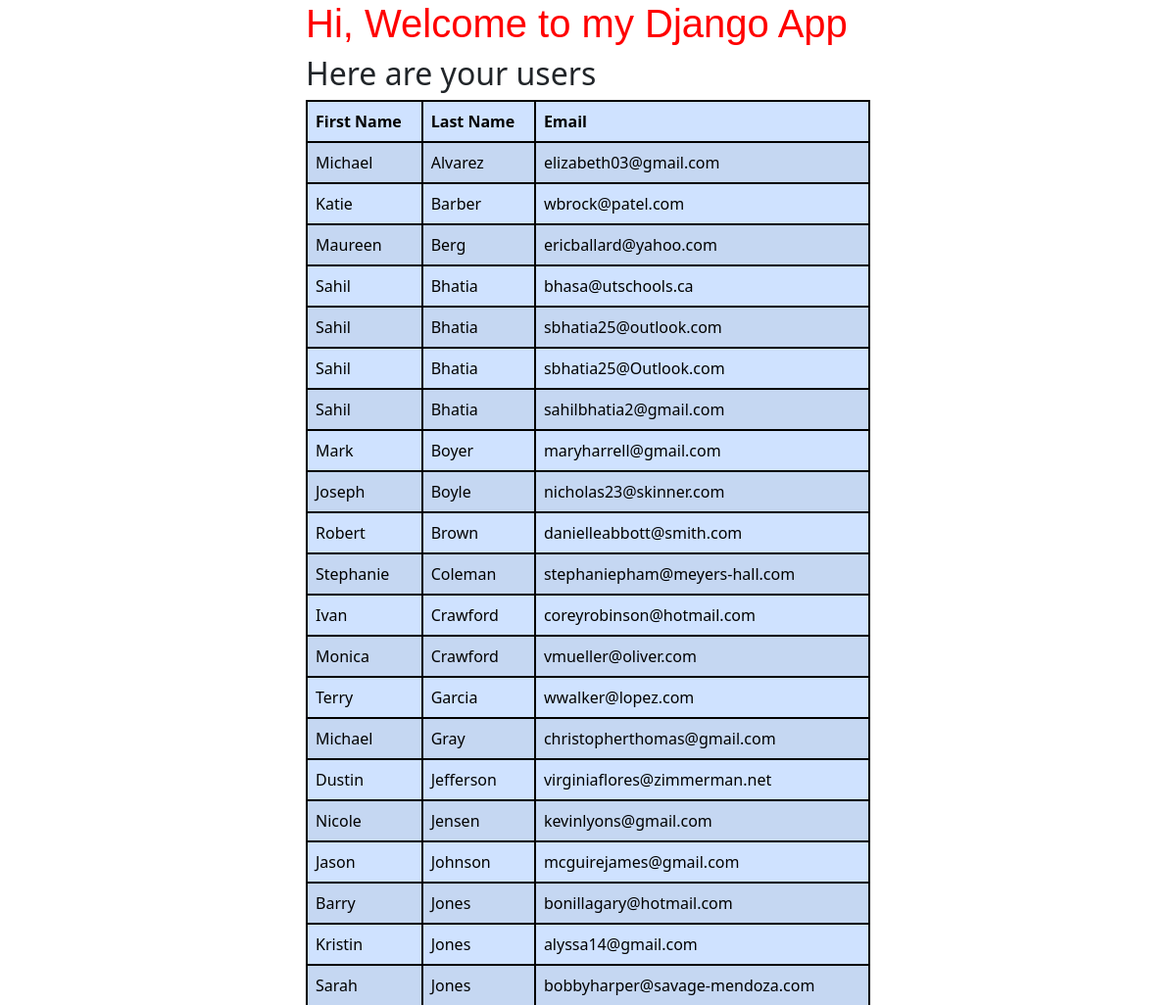
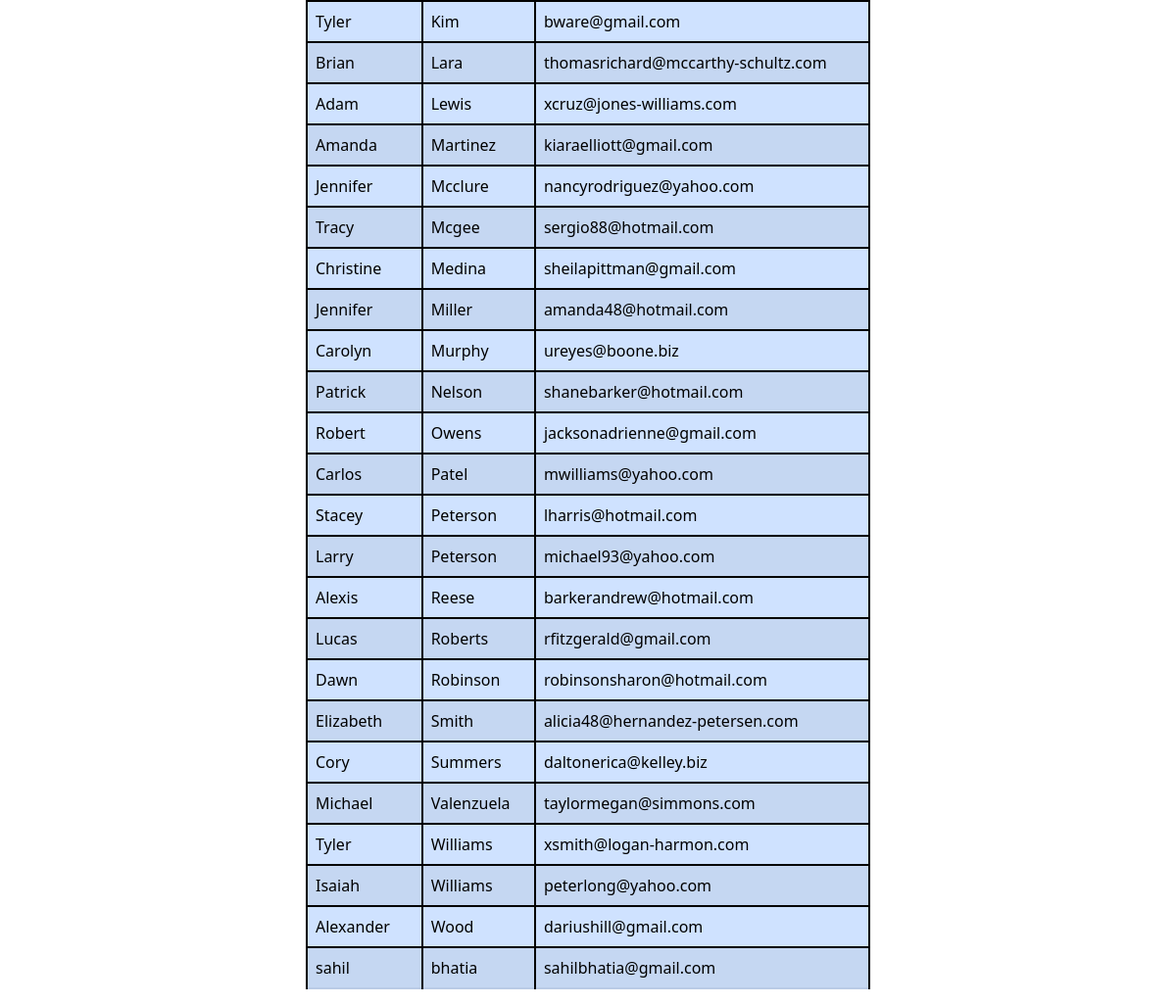
/first_app/users/, run on the app's committed database (2 pictures, top to bottom).
### first_app/models.py (models this page shows, shortened)
class User(models.Model):
    first_name = models.CharField(max_length=128)
    last_name = models.CharField(max_length=128)
    email = models.EmailField(max_length=256, unique=True)

### first_app/views.py (the view)
# urls.py: path('users/',views.users),
def users(request):
    users_list = User.objects.order_by('last_name')
    users_dict = { "users": users_list }
    return render(request, 'first_app/users.html', users_dict)

### templates/first_app/users.html (shortened to what this page needs)
<!DOCTYPE html>
{% load static %}
<html lang="en">
<head>
    <link href="https://cdn.jsdelivr.net/npm/bootstrap@5.3.0-alpha1/dist/css/bootstrap.min.css" rel="stylesheet">
    <link rel="stylesheet" href="{% static 'css/my_styles.css' %}">
</head>
</head>
<body>
    <div class="container w-50" >
    <h1>Hi, Welcome to my Django App</h1>
    <h2>Here are your users</h2>
    <div>
        {% if users %}
            <table class="table table-primary table-striped table-hover">
                <thead>
                    <th>First Name</th>
                    <th>Last Name</th>
                    <th>Email</th>
                </thead>
                {% for user in users %}
                    <tr>
                        <td>{{ user.first_name }}</td>
                        <td>{{ user.last_name }}</td>
                        <td>{{ user.email }}</td>
                    </tr>
                {% endfor %}
            </table>
        {% else %}
        <p>No users</p>
        {% endif %}
    </div>
    </div>
</body>
</html>

### static/css/my_styles.css (style rules this page uses)
h1 { color:red; font-family: Verdana, Geneva, Tahoma, sans-serif; }
table,th,td { border: 2px; border-color: black; border-style: solid; }

### data on the page
User: first_name "Michael", last_name "Alvarez", email "elizabeth03@gmail.com"
User: first_name "Katie", last_name "Barber", email "wbrock@patel.com"
User: first_name "Maureen", last_name "Berg", email "ericballard@yahoo.com"
User: first_name "Sahil", last_name "Bhatia", email "bhasa@utschools.ca"
User: first_name "Sahil", last_name "Bhatia", email "sbhatia25@outlook.com"
User: first_name "Sahil", last_name "Bhatia", email "sbhatia25@Outlook.com"
User: first_name "Sahil", last_name "Bhatia", email "sahilbhatia2@gmail.com"
User: first_name "Mark", last_name "Boyer", email "maryharrell@gmail.com"
User: first_name "Joseph", last_name "Boyle", email "nicholas23@skinner.com"
User: first_name "Robert", last_name "Brown", email "danielleabbott@smith.com"
User: first_name "Stephanie", last_name "Coleman", email "stephaniepham@meyers-hall.com"
User: first_name "Ivan", last_name "Crawford", email "coreyrobinson@hotmail.com"
User: first_name "Monica", last_name "Crawford", email "vmueller@oliver.com"
User: first_name "Terry", last_name "Garcia", email "wwalker@lopez.com"
User: first_name "Michael", last_name "Gray", email "christopherthomas@gmail.com"
User: first_name "Dustin", last_name "Jefferson", email "virginiaflores@zimmerman.net"
User: first_name "Nicole", last_name "Jensen", email "kevinlyons@gmail.com"
User: first_name "Jason", last_name "Johnson", email "mcguirejames@gmail.com"
User: first_name "Barry", last_name "Jones", email "bonillagary@hotmail.com"
User: first_name "Kristin", last_name "Jones", email "alyssa14@gmail.com"
User: first_name "Sarah", last_name "Jones", email "bobbyharper@savage-mendoza.com"
User: first_name "Tyler", last_name "Kim", email "bware@gmail.com"
User: first_name "Brian", last_name "Lara", email "thomasrichard@mccarthy-schultz.com"
User: first_name "Adam", last_name "Lewis", email "xcruz@jones-williams.com"
User: first_name "Amanda", last_name "Martinez", email "kiaraelliott@gmail.com"
User: first_name "Jennifer", last_name "Mcclure", email "nancyrodriguez@yahoo.com"
User: first_name "Tracy", last_name "Mcgee", email "sergio88@hotmail.com"
User: first_name "Christine", last_name "Medina", email "sheilapittman@gmail.com"
User: first_name "Jennifer", last_name "Miller", email "amanda48@hotmail.com"
User: first_name "Carolyn", last_name "Murphy", email "ureyes@boone.biz"
User: first_name "Patrick", last_name "Nelson", email "shanebarker@hotmail.com"
User: first_name "Robert", last_name "Owens", email "jacksonadrienne@gmail.com"
User: first_name "Carlos", last_name "Patel", email "mwilliams@yahoo.com"
User: first_name "Stacey", last_name "Peterson", email "lharris@hotmail.com"
User: first_name "Larry", last_name "Peterson", email "michael93@yahoo.com"
User: first_name "Alexis", last_name "Reese", email "barkerandrew@hotmail.com"
User: first_name "Lucas", last_name "Roberts", email "rfitzgerald@gmail.com"
User: first_name "Dawn", last_name "Robinson", email "robinsonsharon@hotmail.com"
User: first_name "Elizabeth", last_name "Smith", email "alicia48@hernandez-petersen.com"
User: first_name "Cory", last_name "Summers", email "daltonerica@kelley.biz"
User: first_name "Michael", last_name "Valenzuela", email "taylormegan@simmons.com"
User: first_name "Tyler", last_name "Williams", email "xsmith@logan-harmon.com"
User: first_name "Isaiah", last_name "Williams", email "peterlong@yahoo.com"
User: first_name "Alexander", last_name "Wood", email "dariushill@gmail.com"
User: first_name "sahil", last_name "bhatia", email "sahilbhatia@gmail.com"
